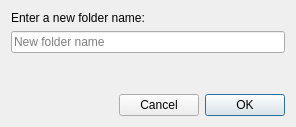
<?xml version="1.0" encoding="UTF-8"?>
<ui version="4.0">
 <class>NewFolderDialog</class>
 <widget class="QDialog" name="NewFolderDialog">
  <property name="geometry">
   <rect>
    <x>0</x>
    <y>0</y>
    <width>296</width>
    <height>127</height>
   </rect>
  </property>
  <property name="windowTitle">
   <string>New folder...</string>
  </property>
  <layout class="QGridLayout" name="gridLayout">
   <item row="0" column="0">
    <widget class="QLabel" name="label">
     <property name="text">
      <string>Enter a new folder name:</string>
     </property>
    </widget>
   </item>
   <item row="1" column="0">
    <widget class="QLineEdit" name="leFolderName">
     <property name="placeholderText">
      <string>New folder name</string>
     </property>
    </widget>
   </item>
   <item row="2" column="0">
    <spacer name="verticalSpacer">
     <property name="orientation">
      <enum>Qt::Vertical</enum>
     </property>
     <property name="sizeHint" stdset="0">
      <size>
       <width>20</width>
       <height>30</height>
      </size>
     </property>
    </spacer>
   </item>
   <item row="3" column="0">
    <layout class="QHBoxLayout" name="horizontalLayout">
     <item>
      <spacer name="horizontalSpacer">
       <property name="orientation">
        <enum>Qt::Horizontal</enum>
       </property>
       <property name="sizeHint" stdset="0">
        <size>
         <width>40</width>
         <height>20</height>
        </size>
       </property>
      </spacer>
     </item>
     <item>
      <widget class="QPushButton" name="pbCancel">
       <property name="text">
        <string>Cancel</string>
       </property>
      </widget>
     </item>
     <item>
      <widget class="QPushButton" name="pbOK">
       <property name="text">
        <string>OK</string>
       </property>
       <property name="default">
        <bool>true</bool>
       </property>
      </widget>
     </item>
    </layout>
   </item>
  </layout>
 </widget>
 <resources/>
 <connections/>
</ui>
